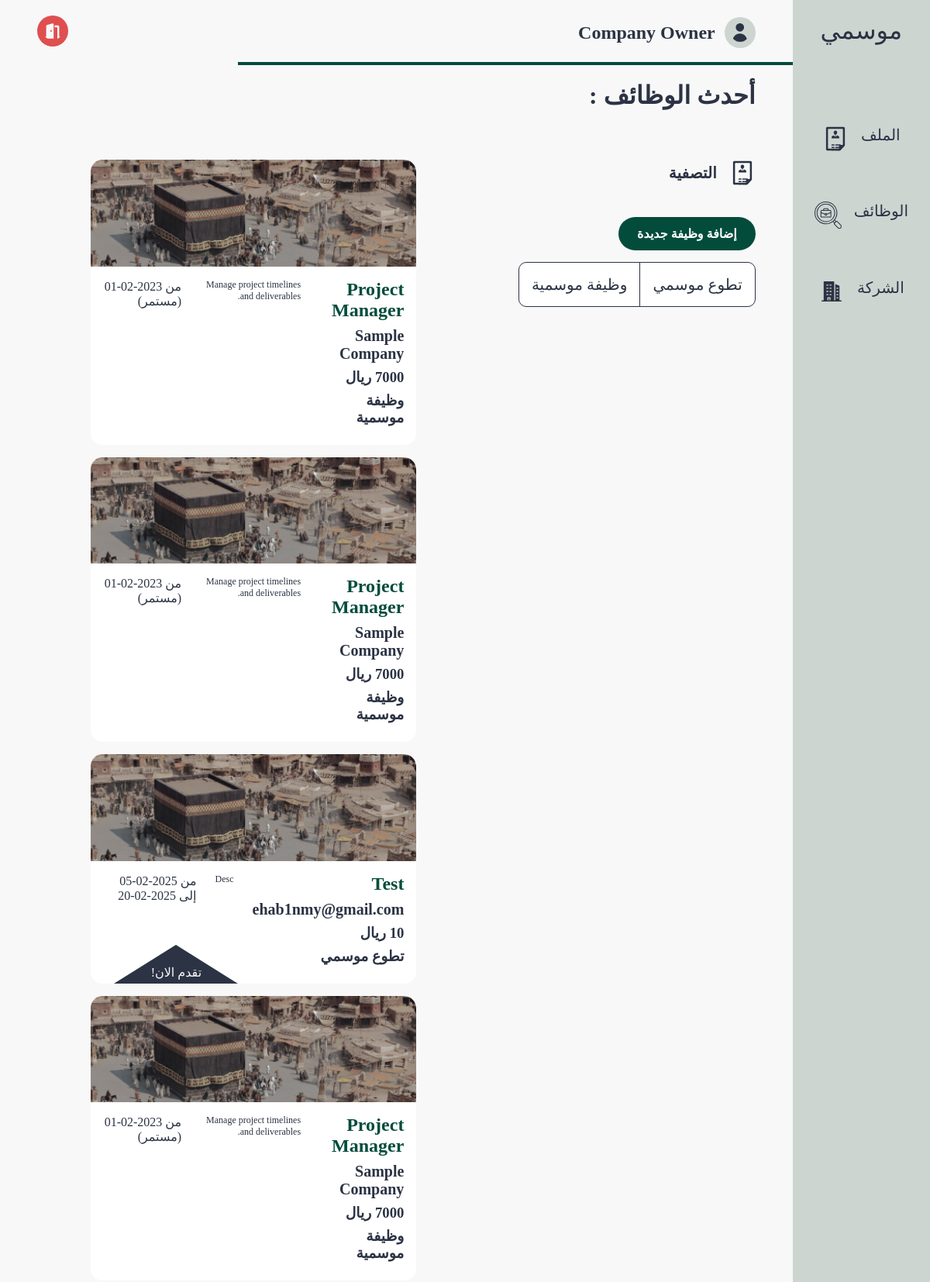
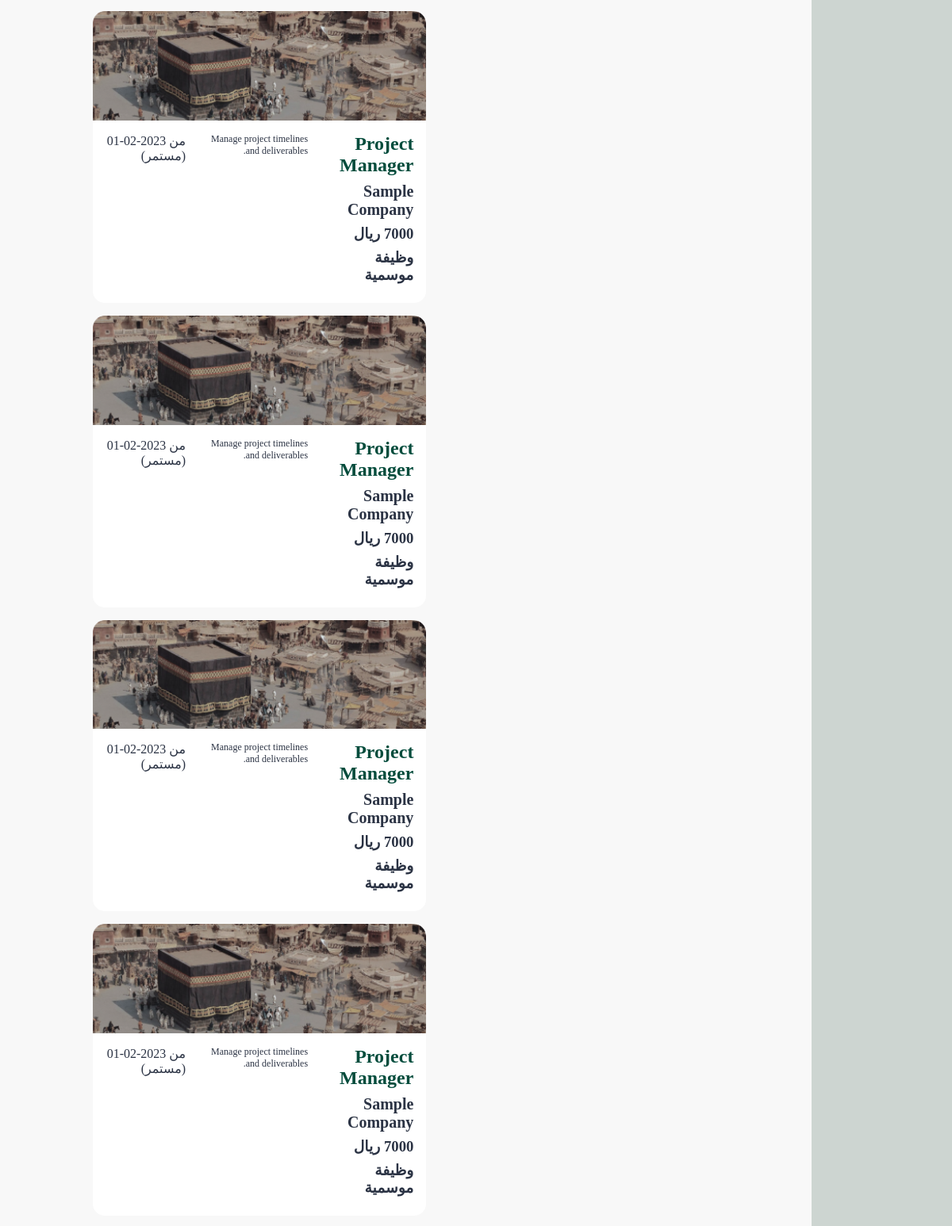
/pages/job_listing.php (signed in, upper part), run on the app's committed database (2 pictures, top to bottom).
### tables this page shows
CREATE TABLE users (
    id INTEGER PRIMARY KEY, 
    name TEXT, 
    email TEXT UNIQUE, 
    password TEXT, 
    bio TEXT,
    type BOOLEAN,
    linkedin TEXT,
    phone TEXT
);

CREATE TABLE jobs (
    job_id INTEGER PRIMARY KEY, 
    company_id INTEGER,
    name TEXT,
    description TEXT,
    salary INTEGER,
    language_id INTEGER,
    type BOOLEAN,
    start DATE,
    end DATE NULL,
    FOREIGN KEY (company_id) REFERENCES company(company_id) ON DELETE CASCADE,
    FOREIGN KEY (language_id) REFERENCES languages(language_id) ON DELETE CASCADE
);

CREATE TABLE company (
    company_id INTEGER PRIMARY KEY, 
    owner_id INTEGER,
    hr_id INTEGER,
    name TEXT,
    location TEXT,
    email TEXT,
    linkedin Text,
    phone TEXT,
    bio TEXT,
    FOREIGN KEY (owner_id) REFERENCES users(id) ON DELETE CASCADE,
    FOREIGN KEY (hr_id) REFERENCES users(id) ON DELETE CASCADE
);

### src/database/fetch.php (called while the page is built, shortened)
<?php
include('../database/data.php');
function getUserById($id)
{
    global $db;
    $stmt = $db->prepare('SELECT * FROM users WHERE id = :id');
    $stmt->bindValue(':id', $id, SQLITE3_INTEGER);
    $result = $stmt->execute();
    $user = $result->fetchArray(SQLITE3_ASSOC);
    return $user;
}
function getCompanyById($id)
{
    global $db;
    $stmt = $db->prepare('SELECT * FROM company WHERE company_id = :id');
    $stmt->bindValue(':id', $id, SQLITE3_INTEGER);
    $result = $stmt->execute();
    $company = $result->fetchArray(SQLITE3_ASSOC);
    return $company;
}
function fetchAllJobs()
{
    global $db;
    $result = $db->query('SELECT * FROM jobs ORDER BY 1 DESC');
    $jobs = [];
    while ($row = $result->fetchArray(SQLITE3_ASSOC)) {
        $jobs[] = $row;
    }
    return $jobs;
}

### src/components/page.php (called while the page is built, shortened)
<?php
include ('../database/fetch.php');
if (isset($_SESSION["user"]) && isset($_SESSION["user"]["id"])) {
    if (!getUserById($_SESSION["user"]["id"])) {
        unset($_SESSION["user"]);
    }
}
?>

### src/pages/job_listing.php (the view, shortened to what this page needs)
<?php
include('../components/page.php');
if (isset($_GET['type'])) {
    $jobs = fetchAllJobsByType($_GET['type']);
} else {
    $jobs = fetchAllJobs();
}
$jobs = array_filter($jobs, function($job) {
    return empty($job["end"]) || $job["end"] >= date("Y-m-d");
});
?>
<!DOCTYPE html>
<html lang="ar" dir="rtl">
<head>
  <link rel="stylesheet" href="../styles/job_listing.css">
</head>
<body>
  <section class="page-structure">
    <?php include "../components/NavBar.php" ?>
    <section class="page-content">
      <header>
        <div class="username">
          <a href="./profile.php">
            <img class="nav-icon" src="../images/profile.svg" alt="شعار المستخدم">
            <h2><?php echo $user["name"] ?></h2>
          </a>
        </div>
        <div class="options">
          <a href="./logout.php">
            <img class="nav-icon" style="--color: #DF4F4F" src="../images/logout.svg" alt="شعار تسجيل">
          </a>
        </div>
      </header>
      <?php
      $user_type = ($_SESSION['user']['type'] == 1) ? 'company' : 'individual';
      ?>
      <main>
        <h1 class="heading-title">أحدث الوظائف : </h1>
        <div class="content">
          <div class="filter-section">
            <h3>
              <img src="../images/cv.svg" alt="شعار تصفية">
              التصفية
            </h3>
            <?php if (strtolower($user_type) === 'company'): ?>
              <div class="add-job-container">
                <a href="add_job.php" class="add-job-btn">إضافة وظيفة جديدة</a>
              </div>
            <?php endif; ?>
            <div class="filter-choices">
              <a href="?type=1">تطوع موسمي</a>
              <a href="?type=0">وظيفة موسمية</a>
            </div>
          </div>
          <div class="jobs-section">
            <?php foreach ($jobs as $job): ?>
              <div class="job">
                <img src="../images/sampleJob.png" alt="job image">
                <div class="content">
                  <div class="titles">
                    <h2 class="job-title"><?php echo htmlspecialchars($job["name"]); ?></h2>
                    <h3 class="company-title"><?php echo htmlspecialchars(getCompanyById($job["company_id"])["name"]); ?></h3>
                    <h3 class="salary"><?= htmlspecialchars($job["salary"]); ?> ريال</h3>
                    <h3 class="job-type">
                      <?php echo ($job["type"] == 0) ? "وظيفة موسمية" : "تطوع موسمي"; ?>
                    </h3>
                  </div>
                  <p class="description"><?php echo htmlspecialchars($job["description"]); ?></p>
                  <p class="dates">
                    <?php echo "من " . htmlspecialchars($job["start"]); ?>
                    <?php echo ($job["end"] ? " إلى " . htmlspecialchars($job["end"]) : " (مستمر)"); ?>
                  </p>
                </div>
              </div>
            <?php endforeach ?>
          </div>
        </div>
      </main>
    </section>
  </section>
</body>
</html>

### src/styles/job_listing.css (style rules this page uses)
* { color: var(--black-color); }
body { background-color: var(--white-color); }
.nav-icon { --color: var(--white-alt-color); background-color: var(--color); width: 40px; height: 40px; border-radius: 50%; padding: 0.5rem; }
section.page-content { width: 100%; }
header { position: relative; display: flex; align-items: center; justify-content: space-between; min-height: 75px; padding: 1.25rem 3rem; }
header::after { content: ""; position: absolute; right: 0; bottom: 0; width: 70%; height: 4px; background-color: var(--main-color); }
.username a { display: flex; align-items: center; gap: 0.75rem; font-size: 1rem; }
.options { display: flex; align-items: center; gap: 1rem; }
main { padding: 1.25rem 2rem; }
main .filter-section { margin-bottom: 3rem; }
@media (min-width: 992px) { main > .content { display: flex; gap: 3rem; } }
main .heading-title { font-size: 2rem; margin-bottom: 4rem; }
@media (min-width: 992px) { main { padding: 1.25rem 3rem; } }
@media (min-width: 992px) { main .filter-section { flex-basis: 320px; margin-bottom: 0; } }
main .filter-section h3 { display: flex; align-items: center; gap: 1rem; font-size: 1.25rem; margin-bottom: 2.5rem; }
main .filter-choices { width: fit-content; display: flex; justify-content: center; align-items: center; border: 1px solid var(--black-color); border-radius: 10px; background-color: white; font-size: 1.25rem; margin-bottom: 1.25rem; }
main .filter-choices > *:not(:last-child) { border-left: 1px solid var(--black-color); }
main .filter-choices > * { padding-inline: 1rem; padding-block: 1rem; }
.jobs-section { display: grid; flex: 1; gap: 1rem; grid-template-columns: repeat(auto-fill, minmax(250px, 1fr)); justify-items: center; overflow-y: scroll; max-height: 80vh; }
@media (min-width: 992px) { .jobs-section { grid-template-columns: repeat(auto-fill, minmax(350px, 1fr)); } }
.jobs-section .job { display: flex; flex-direction: column; max-width: 350px; background-color: white; border-radius: 15px; }
@media (min-width: 992px) { .jobs-section .job { max-width: 420px; } }
.jobs-section .job img { width: 100%; border-start-start-radius: 15px; }
.jobs-section .content { flex: 1; padding: 1rem; }
@media (min-width: 992px) { .jobs-section .content { display: flex; gap: 1.5rem; } }
.jobs-section .titles > * { margin-bottom: 0.5rem; }
.jobs-section .job-title { color: var(--main-color); font-size: 1.5rem; }
.jobs-section .company-title { font-size: 1.25rem; }
.job .description { font-size: 0.75rem; max-width: 180px; }

### src/styles/globals.css (style rules this page uses)
*, *::before, *::after { box-sizing: border-box; margin: 0; padding: 0; list-style: none; text-decoration: none; }
:root { --main-color: #034c3c; --secondary-color: #d2b48c; --white-color: #f8f8f8; --black-color: #2b3344; --white-alt-color: #cdd5d1; }
a { display: block; color: var(--black-color); }
.page-structure { display: flex; min-height: 100vh; }

### src/pages/job_listing.php (style rules this page uses)
.add-job-container { text-align: right; margin-bottom: 15px; }
.add-job-btn { display: inline-block; padding: 12px 24px; background-color: #034C3C; color: white; text-decoration: none; border-radius: 25px; font-weight: bold; font-size: 16px; transition: background 0.3s ease-in-out; }

### data on the page
users: name "Company Owner"
jobs: name "Project Manager", company.name "Sample Company", type "وظيفة موسمية", description "Manage project timelines and deliverables.", start "2023-02-01", shows "(مستمر)"
jobs: name "Project Manager", company.name "Sample Company", type "وظيفة موسمية", description "Manage project timelines and deliverables.", start "2023-02-01", shows "(مستمر)"
jobs: name "Test", company.name "ehab1nmy@gmail.com", salary "10", type "تطوع موسمي", description "Desc", start "2025-02-05", end "2025-02-20"
jobs: name "Project Manager", company.name "Sample Company", type "وظيفة موسمية", description "Manage project timelines and deliverables.", start "2023-02-01", shows "(مستمر)"
jobs: name "Project Manager", company.name "Sample Company", type "وظيفة موسمية", description "Manage project timelines and deliverables.", start "2023-02-01", shows "(مستمر)"
jobs: name "Project Manager", company.name "Sample Company", type "وظيفة موسمية", description "Manage project timelines and deliverables.", start "2023-02-01", shows "(مستمر)"
jobs: name "Project Manager", company.name "Sample Company", type "وظيفة موسمية", description "Manage project timelines and deliverables.", start "2023-02-01", shows "(مستمر)"
jobs: name "Project Manager", company.name "Sample Company", type "وظيفة موسمية", description "Manage project timelines and deliverables.", start "2023-02-01", shows "(مستمر)"

### other printed values
$nav['title'] "الملف"
$nav['title'] "الوظائف"
$nav['title'] "الشركة"
